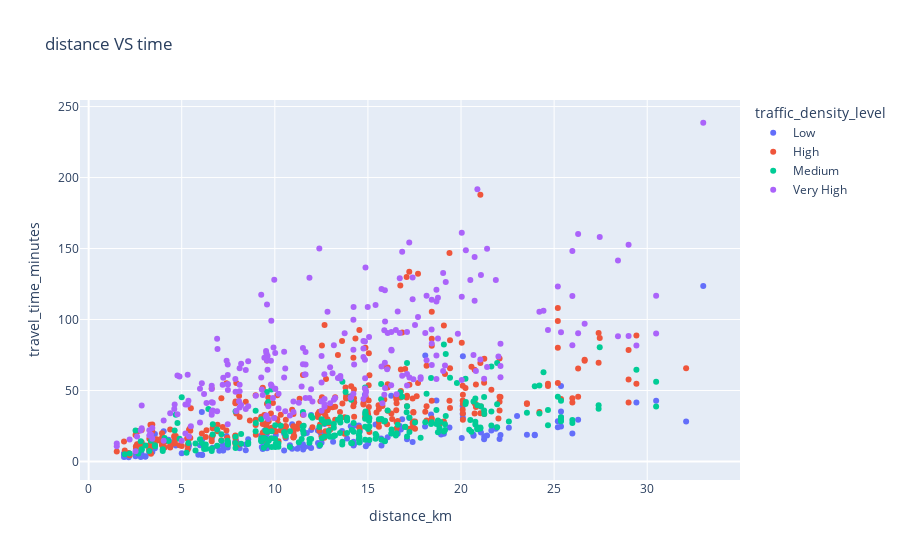

This figure's notebook cell:
### Code cell
px.scatter(df.head(1000),
          x = 'distance_km',
          y = 'travel_time_minutes',
          color = 'traffic_density_level',
          title = 'distance VS time')

### Figure 1 — Plotly figure (JSON) as saved in the notebook; plotly's stock layout.template omitted (floating-point values rounded to 4 significant figures; data arrays with more than 128 entries replaced by an {"elided": "..."} marker saying what was removed)
{"data": [{"hovertemplate": "traffic_density_level=Low<br>distance_km=%{x}<br>travel_time_minutes=%{y}<extra></extra>", "legendgroup": "Low", "marker": {"color": "#636efa", "symbol": "circle"}, "mode": "markers", "name": "Low", "orientation": "v", "showlegend": true, "type": "scatter", "x": {"elided": "169 float values"}, "xaxis": "x", "y": {"elided": "169 float values"}, "yaxis": "y"}, {"hovertemplate": "traffic_density_level=High<br>distance_km=%{x}<br>travel_time_minutes=%{y}<extra></extra>", "legendgroup": "High", "marker": {"color": "#EF553B", "symbol": "circle"}, "mode": "markers", "name": "High", "orientation": "v", "showlegend": true, "type": "scatter", "x": {"elided": "331 float values"}, "xaxis": "x", "y": {"elided": "331 float values"}, "yaxis": "y"}, {"hovertemplate": "traffic_density_level=Medium<br>distance_km=%{x}<br>travel_time_minutes=%{y}<extra></extra>", "legendgroup": "Medium", "marker": {"color": "#00cc96", "symbol": "circle"}, "mode": "markers", "name": "Medium", "orientation": "v", "showlegend": true, "type": "scatter", "x": {"elided": "249 float values"}, "xaxis": "x", "y": {"elided": "249 float values"}, "yaxis": "y"}, {"hovertemplate": "traffic_density_level=Very High<br>distance_km=%{x}<br>travel_time_minutes=%{y}<extra></extra>", "legendgroup": "Very High", "marker": {"color": "#ab63fa", "symbol": "circle"}, "mode": "markers", "name": "Very High", "orientation": "v", "showlegend": true, "type": "scatter", "x": {"elided": "251 float values"}, "xaxis": "x", "y": {"elided": "251 float values"}, "yaxis": "y"}], "layout": {"autosize": true, "legend": {"title": {"text": "traffic_density_level"}, "tracegroupgap": 0}, "title": {"text": "distance VS time"}, "xaxis": {"anchor": "y", "autorange": true, "domain": [0, 1], "range": [-0.5687, 35.09], "title": {"text": "distance_km"}, "type": "linear"}, "yaxis": {"anchor": "x", "autorange": true, "domain": [0, 1], "range": [-16.44, 258.0], "title": {"text": "travel_time_minutes"}, "type": "linear"}}}
